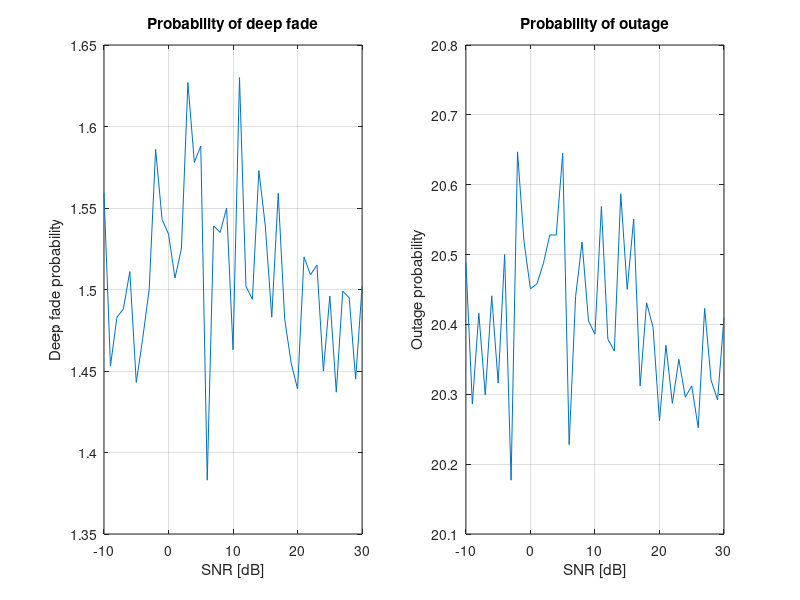

Reproduce this figure in MATLAB. (Note: this script raises an error after producing the figure.)
% Defining R bits per channel use
R = 4;

% Defining SNR in dB and in linear scale
snrdB = -10:1:30;
snr = 10.^(snrdB/10);

%% 2x1 MISO
deep_fade = zeros(size(snrdB)); %deep_fade = sum(abs(h).^2 < SNR.^(-1))
outage = zeros(size(snrdB)); %outage = sum(C < R)/length(C)
iterations = 1000;

for iSNR = 1:size(snrdB,2)
    fadeCount = 0; % Counter of number of deep fades
    outageCount = 0; % Counter for number of outages
    for i = 1:iterations
        % Defining the fading coefficient with mean 0 and variance 1/2
        h = (randn(1,2) + 1i * randn(1,2))/sqrt(2);
        % Calculating the capacity
        C = log2(1 + snr*(abs(h(1)).^2 + abs(h(2)).^2));

        h2 = abs(h(1)).^2 + abs(h(2)).^2;
        snr1 = snrdB.^(-1);
        fadeCount = fadeCount + sum(h2 < snr1);
        outageCount = outageCount + sum(C < R);
    end
    deep_fade(iSNR) = fadeCount / iterations;
    outage(iSNR) = outageCount / iterations;
end

% plot
subplot(1,2,1)
plot(snrdB,deep_fade), title('Probability of deep fade')
grid on;
xlabel('SNR [dB]');
ylabel('Deep fade probability');
subplot(1,2,2)
plot(snrdB,outage), title('Probability of outage')
grid on;
xlabel('SNR [dB]');
ylabel('Outage probability');
sgtitle('Probabilities of deep fade and outage for a 2x1 MISO')

%% 3x1 MISO

%% 5x1 MISO

%% 5x1 MISO with the same fading coefficients
